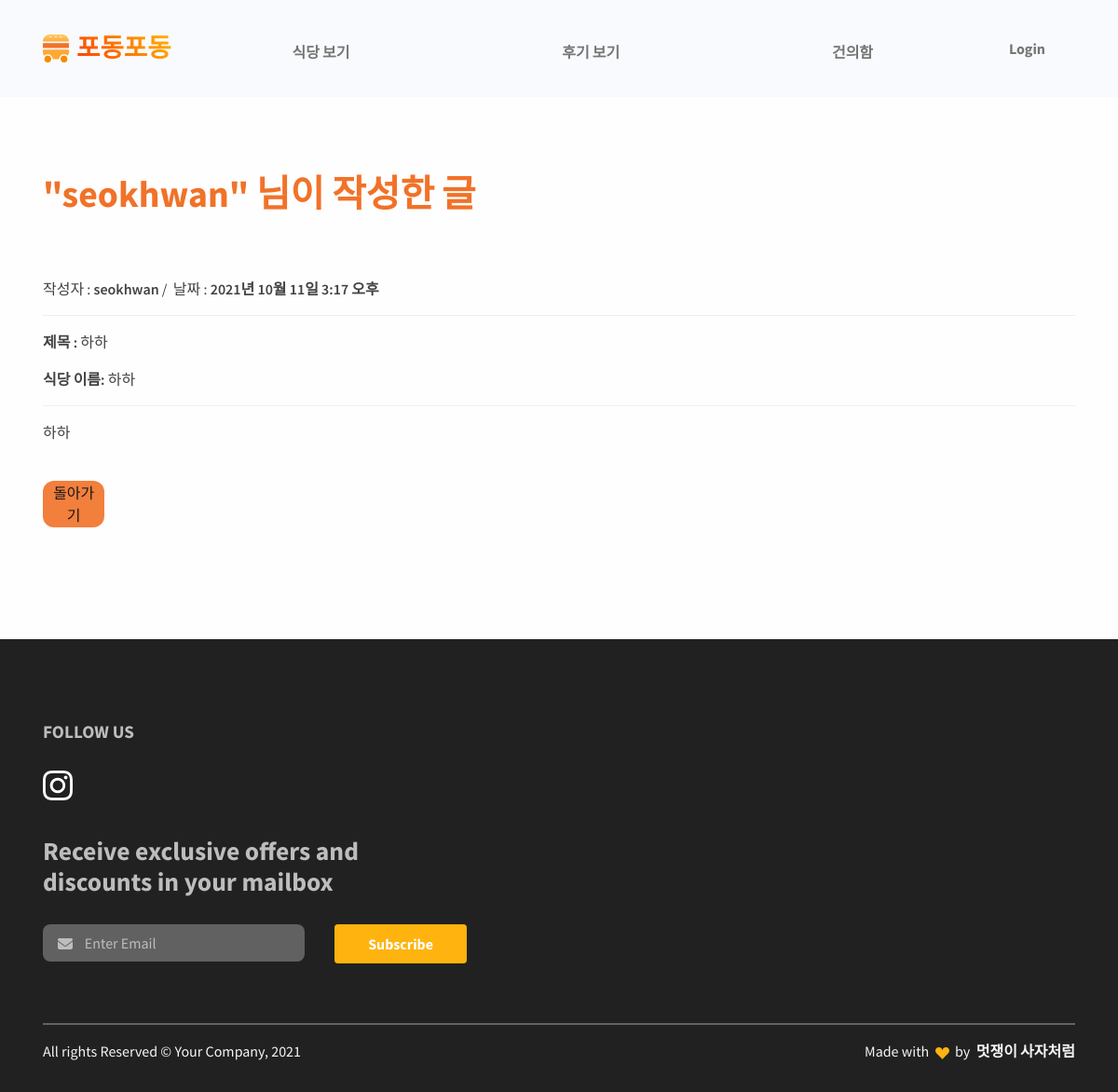
Page /board/request_detail/2 on the committed database.
### board/models.py (models this page shows, shortened)
class Board(models.Model):
    id = models.AutoField(primary_key=True)
    title = models.CharField(max_length=2000)
    cafeteria = models.CharField(max_length=2000)
    writer = models.ForeignKey(User, on_delete=models.CASCADE)
    date = models.DateTimeField()
    body = models.TextField()

### board/views.py (the view)
# urls.py: path('request_detail/<str:id>',request_detail,name='request_detail'),
def request_detail(request,id):
    board = get_object_or_404(Board,pk=id)
    return render(request,'board/request_detail.html',{'board':board})

### board/templates/board/request_detail.html
{% extends 'base.html' %}
{% load static %}
{% block content %}
<section>
    <div class = 'container'>
        <h5 class="fw-bold text-danger fs-3 fs-lg-5 lh-sm my-6">"{{board.writer}}" 님이 작성한 글<br></h5>
        <div id = 'content'>
        작성자 : <strong>{{board.writer}}</strong> /&nbsp; 날짜 : <strong>{{board.date}}</strong>
        <hr>
        <p><strong>제목 :</strong> {{board.title}}</p>
        <p><strong>식당 이름:</strong> {{board.cafeteria}}</p>
        <hr>
        <p>{{board.body}}</p>
        </div>
        <br>
    </div>
    {% if user == board.writer %}
    <div class = 'container'>
        <div class = 'board_detail'>
            <a href="{% url 'board:request_edit' board.id %}"><button>수정</button></a> &nbsp;
            <a href="{% url 'board:request_delete' board.id %}"><button>삭제</button></a> &nbsp;
            <a href="{% url 'board:board_main' %}"><button>돌아가기</button></a>
        </div>
    </div>
    {% else %}
    <div class = 'container'>
        <div class = 'board_detail'>
            <a href="{% url 'board:board_main' %}"><button>돌아가기</button></a>
        </div>
    </div>
    {% endif %}
</section>
{% endblock %}

### podongpodong/static/css/board.css (style rules this page uses)
.board_detail button { background-color:#F17228; opacity:0.9; border-radius: 12px; border:none; width:6%; }

### rows in the picture
Board: writer "seokhwan", date "2021년 10월 11일 3:17 오후", title "하하", cafeteria "하하", body "하하"
